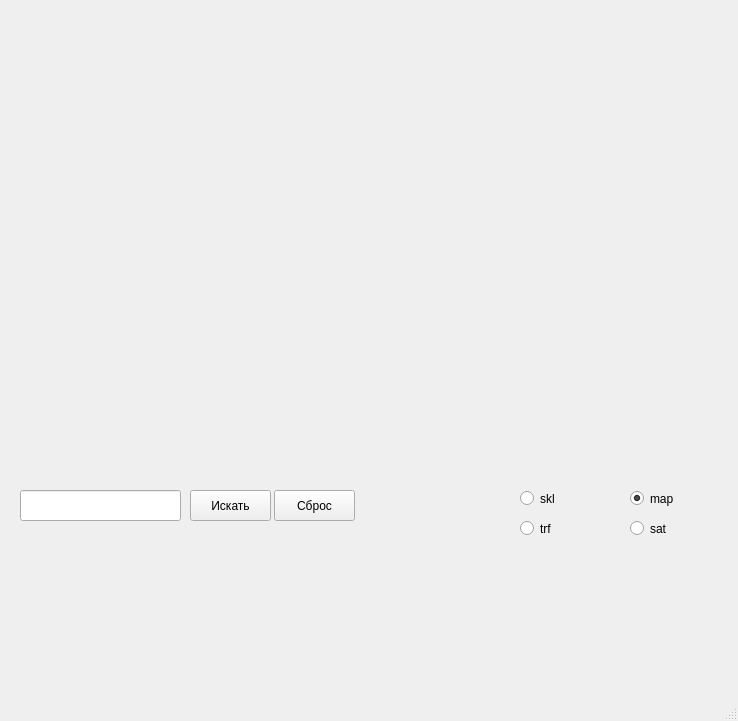
<?xml version="1.0" encoding="UTF-8"?>
<ui version="4.0">
 <class>MainWindow</class>
 <widget class="QMainWindow" name="MainWindow">
  <property name="geometry">
   <rect>
    <x>0</x>
    <y>0</y>
    <width>738</width>
    <height>721</height>
   </rect>
  </property>
  <property name="windowTitle">
   <string>MainWindow</string>
  </property>
  <widget class="QWidget" name="centralwidget">
   <widget class="QLabel" name="label">
    <property name="geometry">
     <rect>
      <x>10</x>
      <y>10</y>
      <width>691</width>
      <height>411</height>
     </rect>
    </property>
    <property name="font">
     <font>
      <pointsize>16</pointsize>
     </font>
    </property>
    <property name="text">
     <string/>
    </property>
   </widget>
   <widget class="QRadioButton" name="radioButton">
    <property name="geometry">
     <rect>
      <x>630</x>
      <y>490</y>
      <width>82</width>
      <height>17</height>
     </rect>
    </property>
    <property name="focusPolicy">
     <enum>Qt::NoFocus</enum>
    </property>
    <property name="text">
     <string>map</string>
    </property>
    <property name="checked">
     <bool>true</bool>
    </property>
    <attribute name="buttonGroup">
     <string notr="true">buttonGroup</string>
    </attribute>
   </widget>
   <widget class="QRadioButton" name="radioButton_2">
    <property name="geometry">
     <rect>
      <x>630</x>
      <y>520</y>
      <width>82</width>
      <height>17</height>
     </rect>
    </property>
    <property name="focusPolicy">
     <enum>Qt::NoFocus</enum>
    </property>
    <property name="text">
     <string>sat</string>
    </property>
    <attribute name="buttonGroup">
     <string notr="true">buttonGroup</string>
    </attribute>
   </widget>
   <widget class="QRadioButton" name="radioButton_3">
    <property name="geometry">
     <rect>
      <x>520</x>
      <y>490</y>
      <width>82</width>
      <height>17</height>
     </rect>
    </property>
    <property name="focusPolicy">
     <enum>Qt::NoFocus</enum>
    </property>
    <property name="text">
     <string>skl</string>
    </property>
    <property name="autoExclusive">
     <bool>false</bool>
    </property>
   </widget>
   <widget class="QRadioButton" name="radioButton_4">
    <property name="geometry">
     <rect>
      <x>520</x>
      <y>520</y>
      <width>82</width>
      <height>17</height>
     </rect>
    </property>
    <property name="focusPolicy">
     <enum>Qt::NoFocus</enum>
    </property>
    <property name="text">
     <string>trf</string>
    </property>
    <property name="autoExclusive">
     <bool>false</bool>
    </property>
   </widget>
   <widget class="QLineEdit" name="lineEdit">
    <property name="geometry">
     <rect>
      <x>20</x>
      <y>490</y>
      <width>161</width>
      <height>31</height>
     </rect>
    </property>
    <property name="focusPolicy">
     <enum>Qt::ClickFocus</enum>
    </property>
   </widget>
   <widget class="QPushButton" name="pushButton">
    <property name="geometry">
     <rect>
      <x>190</x>
      <y>490</y>
      <width>81</width>
      <height>31</height>
     </rect>
    </property>
    <property name="focusPolicy">
     <enum>Qt::NoFocus</enum>
    </property>
    <property name="text">
     <string>Искать</string>
    </property>
   </widget>
   <widget class="QPushButton" name="pushButton_2">
    <property name="geometry">
     <rect>
      <x>274</x>
      <y>490</y>
      <width>81</width>
      <height>31</height>
     </rect>
    </property>
    <property name="focusPolicy">
     <enum>Qt::NoFocus</enum>
    </property>
    <property name="text">
     <string>Сброс</string>
    </property>
   </widget>
  </widget>
  <widget class="QMenuBar" name="menubar">
   <property name="geometry">
    <rect>
     <x>0</x>
     <y>0</y>
     <width>738</width>
     <height>21</height>
    </rect>
   </property>
  </widget>
  <widget class="QStatusBar" name="statusbar"/>
 </widget>
 <resources/>
 <connections/>
 <buttongroups>
  <buttongroup name="buttonGroup"/>
 </buttongroups>
</ui>
